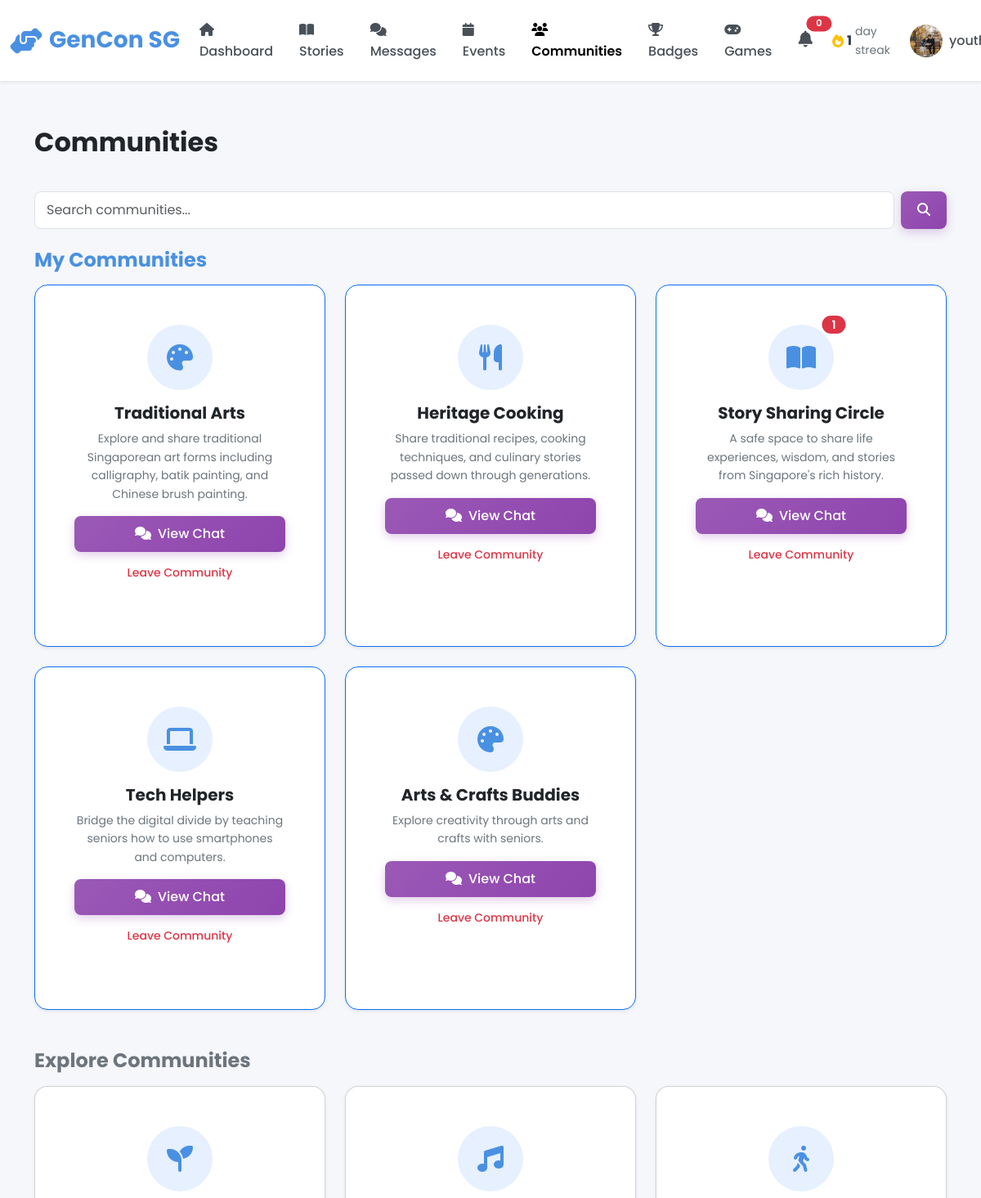
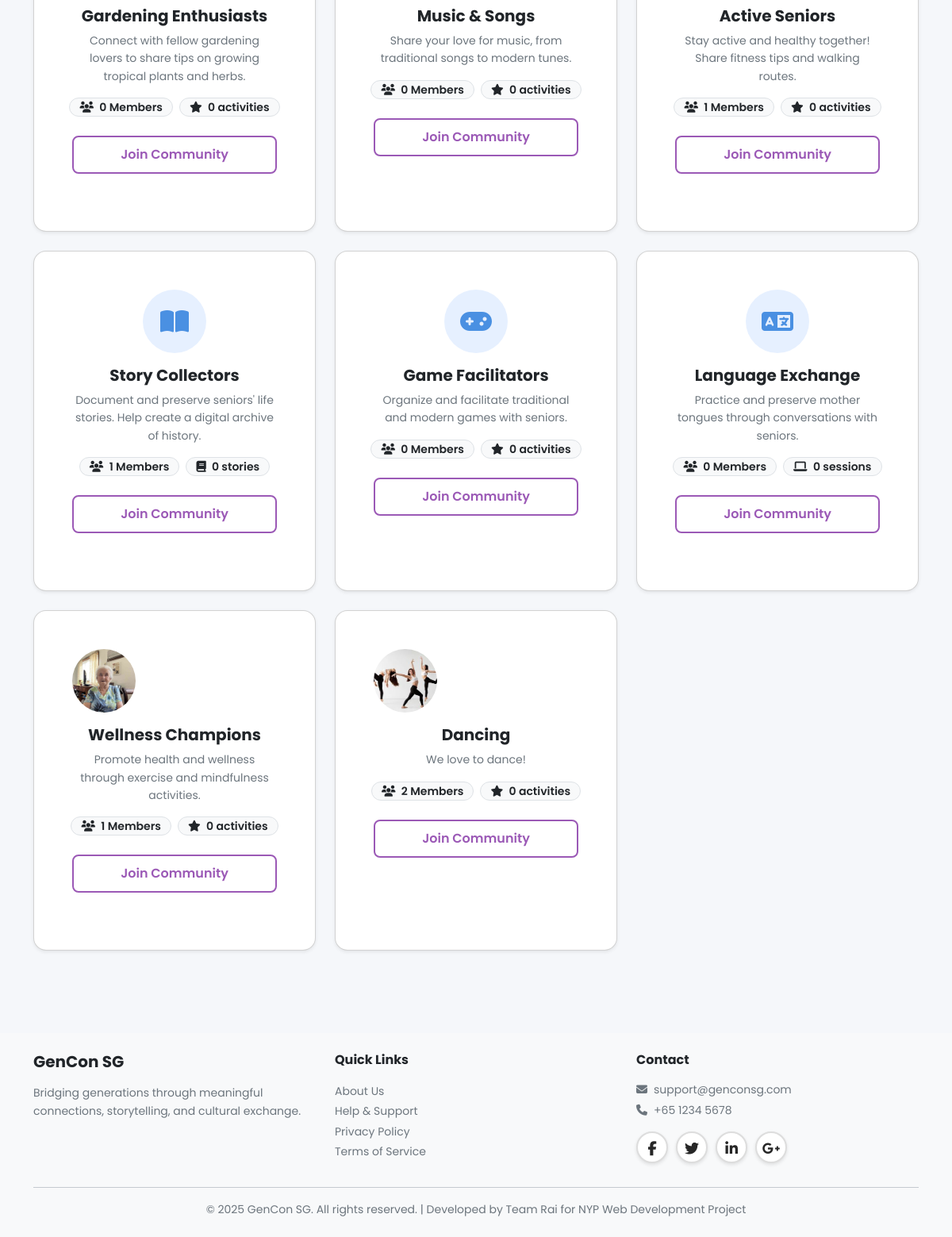
/youth/communities (signed in), run on the app's committed database (2 pictures, top to bottom).
### models.py (models this page shows, shortened)
class Community(db.Model):
    __tablename__ = 'communities'
    id = db.Column(db.Integer, primary_key=True)
    name = db.Column(db.String(100), nullable=False, unique=True)
    type = db.Column(db.String(20), nullable=False)  # Story, Hobby, Learning
    description = db.Column(db.Text)
    rules = db.Column(db.Text)
    icon = db.Column(db.String(50), default='fas fa-users')
    banner_class = db.Column(db.String(50), default='default')
    tags = db.Column(db.String(255))  # Comma separated tags
    photo_url = db.Column(db.String(255))
    member_count = db.Column(db.Integer, default=0)
    created_by = db.Column(db.Integer, db.ForeignKey('users.id'), nullable=False)
    created_at = db.Column(db.DateTime, default=datetime.utcnow, nullable=False)
    creator = db.relationship('User')
    members = db.relationship('CommunityMember', back_populates='community',
                             lazy='dynamic', cascade='all, delete-orphan')
    posts = db.relationship('CommunityPost', back_populates='community',
                           lazy='dynamic', cascade='all, delete-orphan')

### blueprints/youth.py (the view)
@youth_bp.route('/communities')
@login_required
def communities():
    search_query = request.args.get('q', '')
    user_id = session['user_id']
    query = Community.query
    if search_query:
        query = query.filter(Community.name.ilike(f'%{search_query}%') |
                             Community.description.ilike(f'%{search_query}%'))
    all_communities = query.all()
    my_communities = []
    other_communities = []
    for comm in all_communities:
        member = CommunityMember.query.filter_by(community_id=comm.id, user_id=user_id).first()
        comm.is_joined = member is not None
        if comm.type == 'Story':
            comm.stat_label = 'stories'
            comm.stat_icon = 'fas fa-book'
        elif comm.type == 'Learning':
            comm.stat_label = 'sessions'
            comm.stat_icon = 'fas fa-laptop'
        elif comm.type == 'Hobby':
            comm.stat_label = 'activities'
            comm.stat_icon = 'fas fa-star'
        else:
            comm.stat_label = 'posts'
            comm.stat_icon = 'fas fa-comment'
        comm.stat_count = comm.posts.count()
        if comm.is_joined:
            last_viewed = member.last_viewed_at or member.joined_at
            unread = CommunityPost.query.filter(
                CommunityPost.community_id == comm.id,
                CommunityPost.created_at > last_viewed
            ).count()
            comm.unread_count = unread
            my_communities.append(comm)
        else:
            other_communities.append(comm)
    return render_template('youth/communities.html',
                         my_communities=my_communities,
                         other_communities=other_communities,
                         search_query=search_query)

### templates/youth/communities.html (shortened to what this page needs)
{% extends "base.html" %}
{% block body_class %}youth-dashboard{% endblock %}
{% block content %}
<div class="container py-4">
    <div class="d-flex justify-content-between align-items-center mb-4">
        <h2>Communities</h2>
    </div>
    <div class="mb-4">
        <form action="{{ url_for('youth.communities') }}" method="GET" class="d-flex gap-2">
            <input type="text" name="q" class="form-control" placeholder="Search communities..." value="{{ search_query }}">
            <button type="submit" class="btn btn-primary"><i class="fas fa-search"></i></button>
        </form>
    </div>
    {% if my_communities %}
    <h4 class="mb-3 text-primary">My Communities</h4>
    <div class="row g-4 mb-5">
        {% for community in my_communities %}
        <div class="col-md-4">
            <div class="card h-100 shadow-sm border-primary">
                <div class="card-body text-center p-4">
                    <div class="position-relative d-inline-block">
                        {% if community.photo_url %}
                        <img src="{{ url_for('static', filename=community.photo_url) }}" alt="{{ community.name }}" class="rounded-circle mb-3" style="width: 80px; height: 80px; object-fit: cover;">
                        {% else %}
                        <div class="rounded-circle bg-primary bg-opacity-10 text-primary d-inline-flex align-items-center justify-content-center mb-3" style="width: 80px; height: 80px; font-size: 2rem;">
                            <i class="{{ community.icon }}"></i>
                        </div>
                        {% endif %}
                        {% if community.unread_count > 0 %}
                        <span class="position-absolute top-0 start-100 translate-middle badge rounded-pill bg-danger">
                            {{ community.unread_count }}
                        </span>
                        {% endif %}
                    </div>
                    <h5 class="card-title fw-bold">{{ community.name }}</h5>
                    <p class="card-text text-muted small mb-3">{{ community.description }}</p>
                    <div class="d-grid gap-2">
                        <a href="{{ url_for('youth.view_community', community_id=community.id) }}" class="btn btn-primary">
                            <i class="fas fa-comments me-2"></i>View Chat
                        </a>
                        <button onclick="toggleJoin({{ community.id }})" class="btn btn-outline-danger btn-sm">
                            Leave Community
                        </button>
                    </div>
                </div>
            </div>
        </div>
        {% endfor %}
    </div>
    {% endif %}
    <h4 class="mb-3 text-muted">Explore Communities</h4>
    <div class="row g-4">
        {% for community in other_communities %}
        <div class="col-md-4">
            <div class="card h-100 shadow-sm">
                <div class="card-body text-center p-4">
                    {% if community.photo_url %}
                    <img src="{{ url_for('static', filename=community.photo_url) }}" alt="{{ community.name }}" class="rounded-circle mb-3" style="width: 80px; height: 80px; object-fit: cover;">
                    {% else %}
                    <div class="rounded-circle bg-primary bg-opacity-10 text-primary d-inline-flex align-items-center justify-content-center mb-3" style="width: 80px; height: 80px; font-size: 2rem;">
                        <i class="{{ community.icon }}"></i>
                    </div>
                    {% endif %}
                    <h5 class="card-title fw-bold">{{ community.name }}</h5>
                    <p class="card-text text-muted small mb-3">{{ community.description }}</p>
                    <div class="d-flex justify-content-center gap-2 mb-4">
                        <span class="badge bg-light text-dark border">
                            <i class="fas fa-users me-1"></i> {{ community.member_count }} Members
                        </span>
                        <span class="badge bg-light text-dark border">
                            <i class="{{ community.stat_icon }} me-1"></i> {{ community.stat_count }} {{ community.stat_label }}
                        </span>
                    </div>
                    <div class="d-grid gap-2">
                        <button onclick="toggleJoin({{ community.id }})" class="btn btn-outline-primary">
                            Join Community
                        </button>
                    </div>
                </div>
            </div>
        </div>
        {% endfor %}
    </div>
</div>
{% endblock %}

### data on the page
Community: name "Traditional Arts", description "Explore and share traditional Singaporean art forms including calligraphy, batik painting, and Chinese brush painting."
Community: name "Heritage Cooking", description "Share traditional recipes, cooking techniques, and culinary stories passed down through generations."
Community: unread_count "1", name "Story Sharing Circle", description "A safe space to share life experiences, wisdom, and stories from Singapore's rich history."
Community: name "Tech Helpers", description "Bridge the digital divide by teaching seniors how to use smartphones and computers."
Community: name "Arts & Crafts Buddies", description "Explore creativity through arts and crafts with seniors."
Community: name "Gardening Enthusiasts", description "Connect with fellow gardening lovers to share tips on growing tropical plants and herbs.", member_count "0", stat_count "0", stat_label "activities"
Community: name "Music & Songs", description "Share your love for music, from traditional songs to modern tunes.", member_count "0", stat_count "0", stat_label "activities"
Community: name "Active Seniors", description "Stay active and healthy together! Share fitness tips and walking routes.", member_count "1", stat_count "0", stat_label "activities"
Community: name "Story Collectors", description "Document and preserve seniors' life stories. Help create a digital archive of history.", member_count "1", stat_count "0", stat_label "stories"
Community: name "Game Facilitators", description "Organize and facilitate traditional and modern games with seniors.", member_count "0", stat_count "0", stat_label "activities"
Community: name "Language Exchange", description "Practice and preserve mother tongues through conversations with seniors.", member_count "0", stat_count "0", stat_label "sessions"
Community: photo_url (picture), name "Wellness Champions", description "Promote health and wellness through exercise and mindfulness activities.", member_count "1", stat_count "0", stat_label "activities"
Community: photo_url (picture), name "Dancing", description "We love to dance!", member_count "2", stat_count "0", stat_label "activities"

### other printed values
{{ user_streak|default(0) }} "1"
